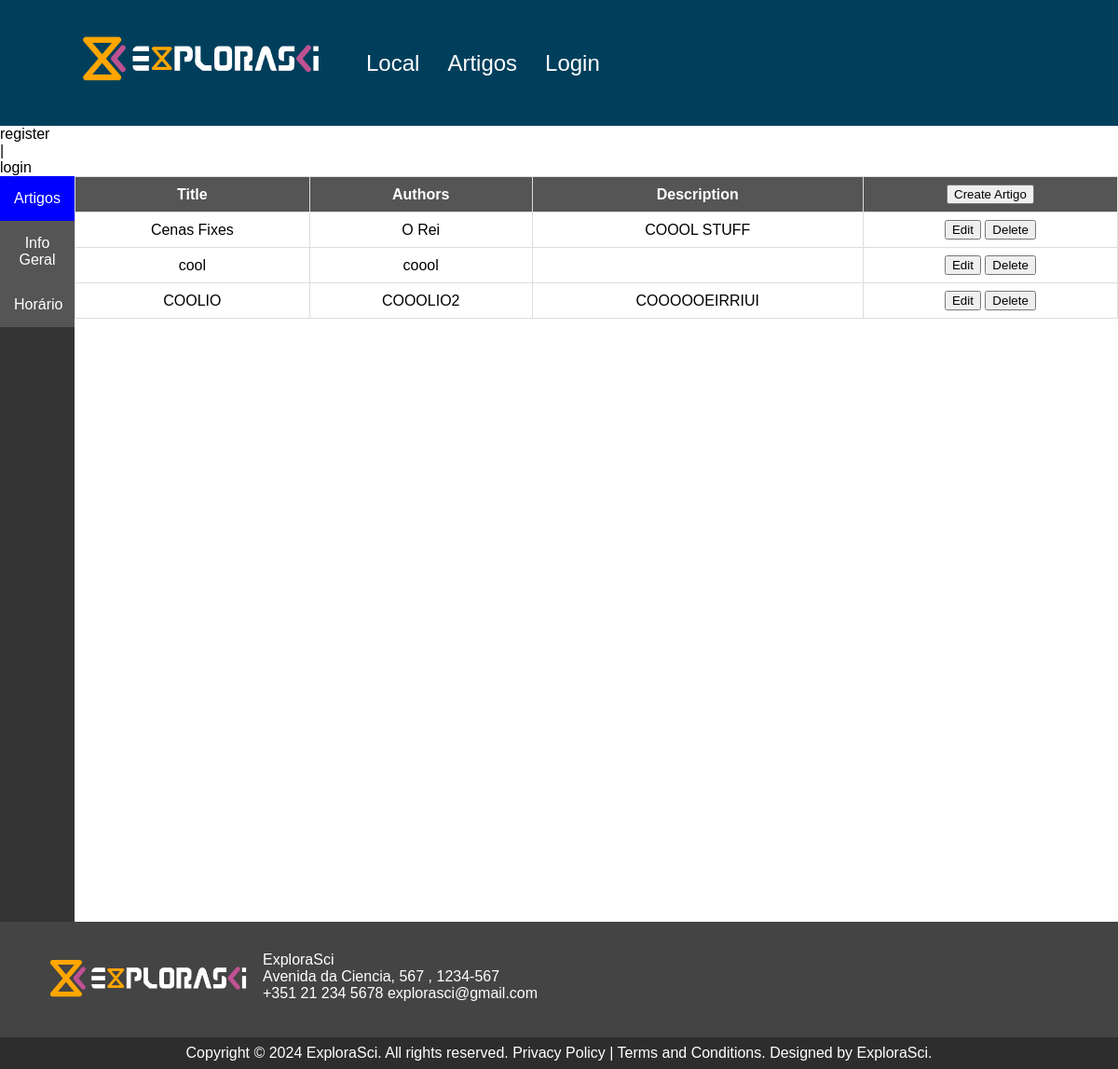
The page /admin_artigo.php on the database as committed earlier.
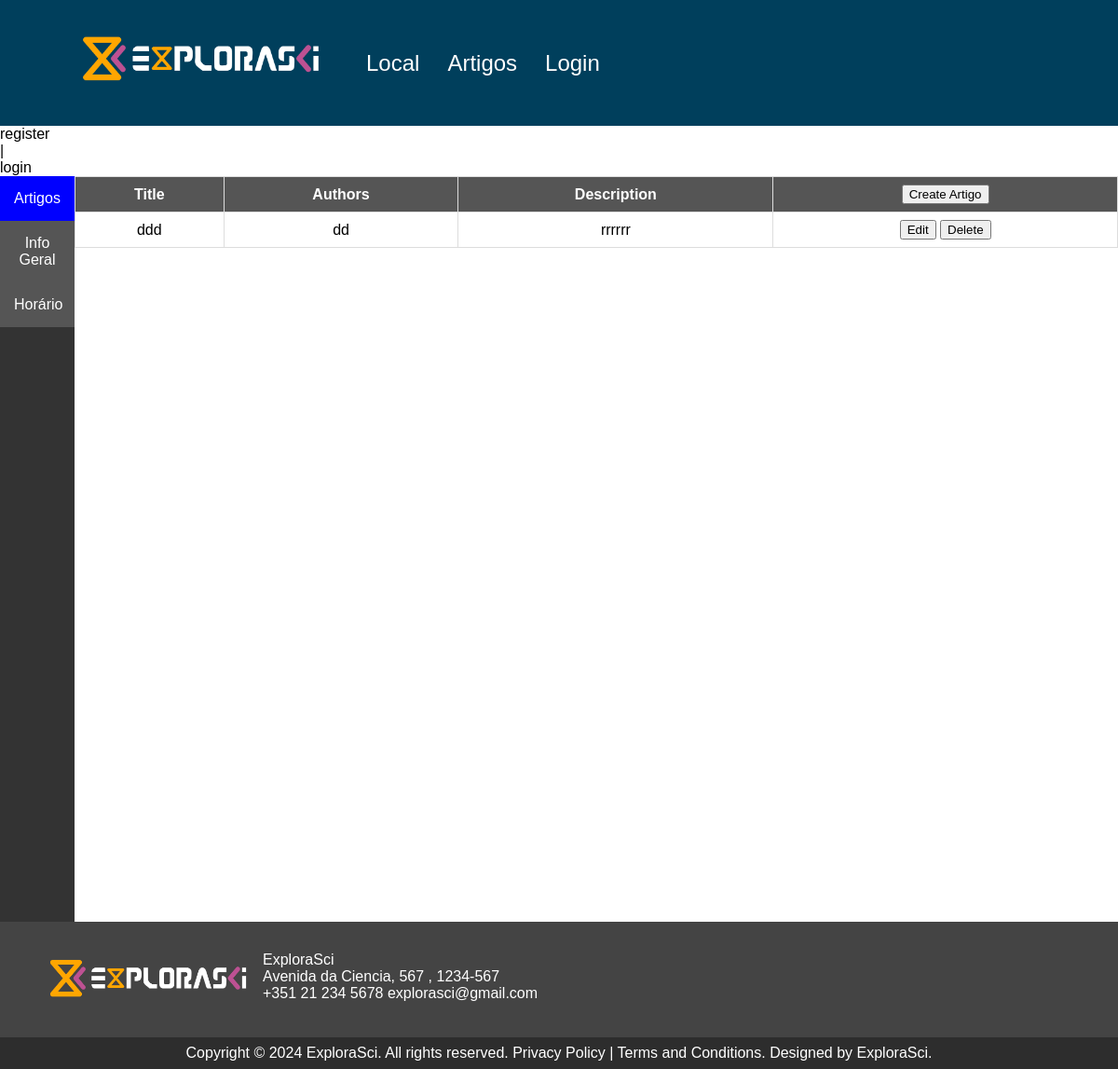
The same page on the database as committed later.
### tables this page shows
CREATE TABLE `artigo` (
  `id` int(11) NOT NULL,
  `titulo` varchar(200) NOT NULL,
  `autores` varchar(200) NOT NULL,
  `descricao` varchar(2000) NOT NULL
);

### admin_artigo.php (the view, shortened to what this page needs)
<?php
include "inc/top.inc.php";
?>
<head>
<body>
<div class="flex-container">
    <?php
    include("inc/admin_sidebar.php"); ?>
<div class="content">
            <table>
                <thead>
                    <tr>
                        <th>Title</th>
                        <th>Authors</th>
                        <th>Description</th>
                        <th> <button onclick="openPopup()">Create Artigo</button></th>
                    </tr>
                </thead>
                <tbody>
                    <?php
                    include("inc/config.inc.php");
                    $sql = "SELECT id, titulo, autores, descricao FROM artigo";
                    $result = $db->query($sql);
                    while ($row = $result->fetch_assoc()) {
                        echo "<tr>
                                <td>" . $row["titulo"] . "</td>
                                <td>" . $row["autores"] . "</td>
                                <td>" . $row["descricao"] . "</td>
                                <td><button onclick=\"openEditPopup('".$row["id"]."')\">Edit</button>
                                <button onclick=\"deleteArtigo('" . $row["id"] . "')\">Delete</button></td>
                                </tr>";
                      }
                      ?>
                  </tbody>
              </table>
          </div>
  </body>
  </html>
<?php
include "inc/bot.inc.php";
?>

Rows that differ between the two databases and show on the page:
removed artigo: titulo "Cenas Fixes", autores "O Rei", descricao "COOOL STUFF"
removed artigo: titulo "cool", autores "coool"
removed artigo: titulo "COOLIO", autores "COOOLIO2", descricao "COOOOOEIRRIUI"
added artigo: titulo "ddd", autores "dd", descricao "rrrrrr"
